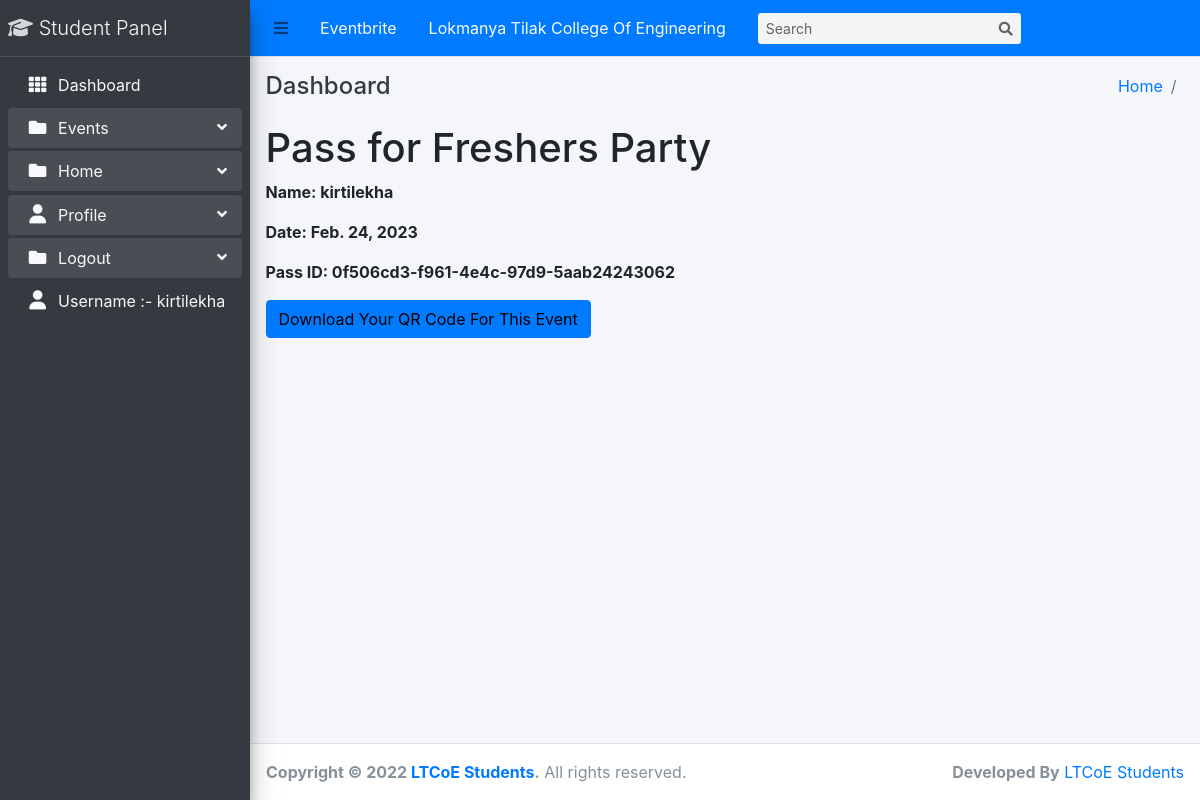
Page /event/1/generate-pass/ (signed in) on the committed database.
### eventbrite_app/models.py (models this page shows, shortened)
class Pass(models.Model):
    name = models.CharField(max_length=100)
    event = models.ForeignKey(Event, on_delete=models.CASCADE)
    date = models.DateField()
    uuid = models.UUIDField(unique=True)
    createdAt=models.DateTimeField(auto_now_add=True)
    updatedAt=models.DateTimeField(auto_now=True)

class Event(models.Model):
    coordinator=models.ForeignKey(Coordinator,on_delete=models.CASCADE,null=False,blank=False)
    name=models.CharField(max_length=100,null=False,blank=False)
    description=models.TextField(null=False,blank=False)
    image=models.ImageField(upload_to='events')
    status=models.CharField(max_length=50,choices=STATUS,null=False,blank=False)
    upi=models.CharField(max_length=100,blank=True,null=True)
    totalMoney=models.PositiveIntegerField(null=True,blank=True)
    createdAt=models.DateTimeField(auto_now_add=True)
    eventDate=models.DateTimeField(auto_now=True)

### eventbrite_app/views.py (the view)
# urls.py: path('event/<int:event_id>/generate-pass/', generate_pass, name='generate-pass'),
@login_required(login_url='login')
def generate_pass(request, event_id):
    import uuid
    event = Event.objects.get(id=event_id)
    pass_uuid = uuid.uuid4()
    try:
        passes = Pass.objects.get(name=request.user.username, event=event)
    except Pass.DoesNotExist:
        passes = Pass(name=request.user.username, event=event, date=event.eventDate, uuid=pass_uuid)
        passes.save()
    try:
        pay = Payment.objects.get(user=request.user, event=event)
    except Payment.DoesNotExist:
        pay = None
    return render(request, 'eventbrite/pass.html', {'pass': passes, 'payment': pay})

### eventbrite_app/templates/eventbrite/pass.html
{% extends 'base/base.html' %}
{% block content %}
{% if payment %}
<b>
<h1>Pass for {{ pass.event.name }}</h1>
<p>Name: {{ pass.name }}</p>
<p>Date: {{ pass.date }}</p>
<p>Pass ID: {{ pass.uuid }}</p>
<a href="{% url 'generate-qr'%}" class="btn btn-large btn-primary" style="decoration:none;color:black;">Download Your QR Code For This Event</a></b>
{% else %}
<h1>You Have Not Done Payment</h1>
{% endif %}
{% endblock content%}

### eventbrite_app/templates/base/sidebar.html (shortened to what this page needs)
{% load static %}
<aside class="main-sidebar sidebar-dark-primary elevation-4">
    <a href="#" class="brand-link">
      <i class=" nav-icon fa-solid fa-graduation-cap"></i>
          <span class="brand-text font-weight-light text-light">Student Panel</span>
    </a>
    <div class="sidebar">
      <nav class="mt-2">
        <ul class="nav nav-pills nav-sidebar flex-column" data-widget="treeview" role="menu" data-accordion="false">
          <li class="nav-item">
            <a href="{% url 'dashboard' %}" class="nav-link text-light">
              <i class="nav-icon fas fa-th"></i>
              <p>
                Dashboard
              </p>
            </a>
          </li>
          <li class="nav-item has-treeview menu-open">
            <a href="{% url 'events' %}" class="nav-link text-light">
              <i class="nav-icon fas fa-folder"></i>
              <p>
                Events
                <i class="right fas fa-angle-left"></i>
              </p>
            </a>
          </li>
          <li class="nav-item has-treeview menu-open">
            <a href="{% url 'home' %}" class="nav-link text-light">
              <i class="nav-icon fas fa-folder"></i>
              <p>
                Home
                <i class="right fas fa-angle-left"></i>
              </p>
            </a>
          </li>
          {% if user.is_authenticated %}
          <li class="nav-item has-treeview menu-open">
            <a href="{% url 'logout' %}" class="nav-link text-light">
              <i class="nav-icon fa-solid fa-user"></i>
              <p>
                Profile
                <i class="right fas fa-angle-left"></i>
              </p>
            </a>
          </li>
          <li class="nav-item has-treeview menu-open">
            <a href="{% url 'logout' %}" class="nav-link text-light">
              <i class="nav-icon fas fa-folder"></i>
              <p>
                Logout
                <i class="right fas fa-angle-left"></i>
              </p>
            </a>
          </li>
          {% endif %}
          <li class="nav-item">
            <a class="nav-link text-light"><i class="nav-icon fa-solid fa-user"></i> Username :- {{user.username}}</a>
          </li>
            </ul>
      </nav>
    </div>
  </aside>

### rows in the picture
Pass: event.name "Freshers Party", name "kirtilekha", date "Feb. 24, 2023", uuid "0f506cd3-f961-4e4c-97d9-5aab24243062"

### other values in the picture
{{ user.username }} "kirtilekha"
